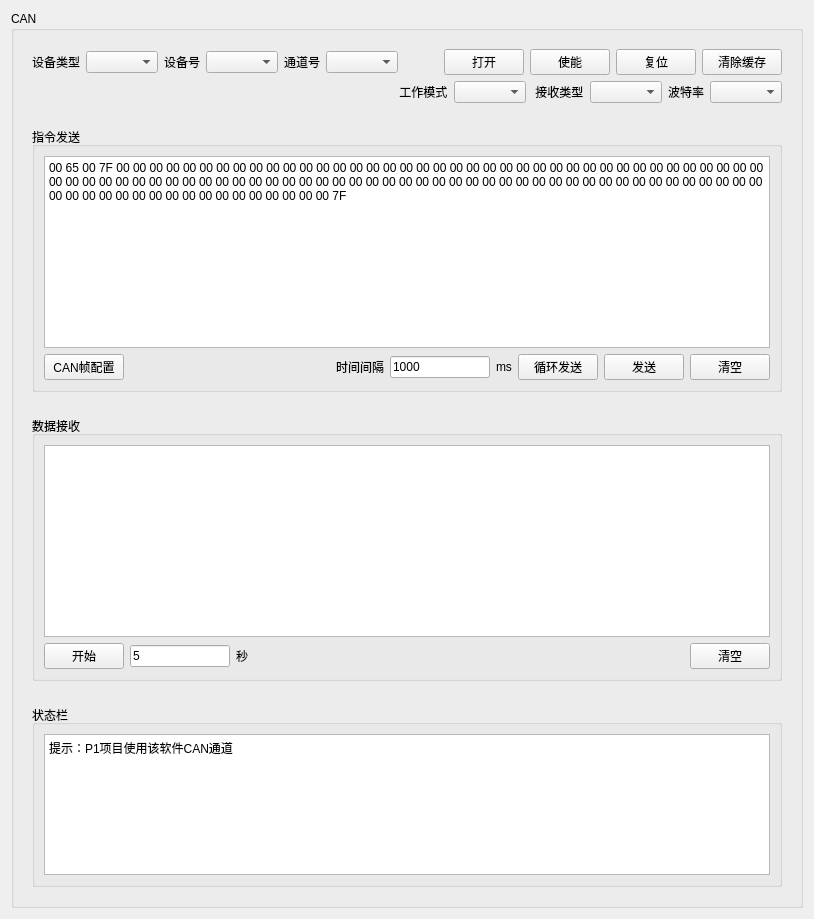
             <widget class="QWidget" name="tab_2">
              <attribute name="title">
               <string>CAN</string>
              </attribute>
              <layout class="QVBoxLayout" name="verticalLayout_48">
               <item>
                <widget class="QGroupBox" name="groupBox_32">
                 <property name="title">
                  <string>CAN</string>
                 </property>
                 <layout class="QVBoxLayout" name="verticalLayout_42">
                  <item>
                   <widget class="QWidget" name="widget_26" native="true">
                    <layout class="QVBoxLayout" name="verticalLayout_43">
                     <item>
                      <layout class="QHBoxLayout" name="horizontalLayout_47">
                       <item>
                        <widget class="QLabel" name="label_76">
                         <property name="text">
                          <string>设备类型</string>
                         </property>
                        </widget>
                       </item>
                       <item>
                        <widget class="QComboBox" name="comboBox_deviceType"/>
                       </item>
                       <item>
                        <widget class="QLabel" name="label_65">
                         <property name="text">
                          <string>设备号</string>
                         </property>
                        </widget>
                       </item>
                       <item>
                        <widget class="QComboBox" name="comboBox_deviceNo"/>
                       </item>
                       <item>
                        <widget class="QLabel" name="label_73">
                         <property name="text">
                          <string>通道号</string>
                         </property>
                        </widget>
                       </item>
                       <item>
                        <widget class="QComboBox" name="comboBox_deviceChannel"/>
                       </item>
                       <item>
                        <spacer name="horizontalSpacer_19">
                         <property name="orientation">
                          <enum>Qt::Horizontal</enum>
                         </property>
                         <property name="sizeHint" stdset="0">
                          <size>
                           <width>40</width>
                           <height>20</height>
                          </size>
                         </property>
                        </spacer>
                       </item>
                       <item>
                        <widget class="QPushButton" name="pushButton_openCAN">
                         <property name="text">
                          <string>打开</string>
                         </property>
                         <property name="checkable">
                          <bool>false</bool>
                         </property>
                        </widget>
                       </item>
                       <item>
                        <widget class="QPushButton" name="pushButton_startCAN">
                         <property name="text">
                          <string>使能</string>
                         </property>
                        </widget>
                       </item>
                       <item>
                        <widget class="QPushButton" name="pushButton_resetCAN">
                         <property name="text">
                          <string>复位</string>
                         </property>
                        </widget>
                       </item>
                       <item>
                        <widget class="QPushButton" name="pushButton_clearBufferCAN">
                         <property name="text">
                          <string>清除缓存</string>
                         </property>
                        </widget>
                       </item>
                      </layout>
                     </item>
                     <item>
                      <layout class="QHBoxLayout" name="horizontalLayout_48">
                       <item>
                        <spacer name="horizontalSpacer_20">
                         <property name="orientation">
                          <enum>Qt::Horizontal</enum>
                         </property>
                         <property name="sizeHint" stdset="0">
                          <size>
                           <width>40</width>
                           <height>20</height>
                          </size>
                         </property>
                        </spacer>
                       </item>
                       <item>
                        <widget class="QLabel" name="label_72">
                         <property name="text">
                          <string> 工作模式</string>
                         </property>
                        </widget>
                       </item>
                       <item>
                        <widget class="QComboBox" name="comboBox_workMode"/>
                       </item>
                       <item>
                        <widget class="QLabel" name="label_66">
                         <property name="text">
                          <string> 接收类型</string>
                         </property>
                        </widget>
                       </item>
                       <item>
                        <widget class="QComboBox" name="comboBox_recType"/>
                       </item>
                       <item>
                        <widget class="QLabel" name="label_67">
                         <property name="text">
                          <string>波特率</string>
                         </property>
                        </widget>
                       </item>
                       <item>
                        <widget class="QComboBox" name="comboBox_baudRate_can"/>
                       </item>
                      </layout>
                     </item>
                    </layout>
                   </widget>
                  </item>
                  <item>
                   <widget class="QWidget" name="widget_27" native="true">
                    <layout class="QVBoxLayout" name="verticalLayout_44">
                     <item>
                      <widget class="QGroupBox" name="groupBox_33">
                       <property name="title">
                        <string>指令发送</string>
                       </property>
                       <layout class="QVBoxLayout" name="verticalLayout_45">
                        <item>
                         <widget class="QPlainTextEdit" name="plainTextEdit_send_3">
                          <property name="plainText">
                           <string>00 65 00 7F 00 00 00 00 00 00 00 00 00 00 00 00 00 00 00 00 00 00 00 00 00 00 00 00 00 00 00 00 00 00 00 00 00 00 00 00 00 00 00 00 00 00 00 00 00 00 00 00 00 00 00 00 00 00 00 00 00 00 00 00 00 00 00 00 00 00 00 00 00 00 00 00 00 00 00 00 00 00 00 00 00 00 00 00 00 00 00 00 00 00 00 00 00 00 00 00 00 00 00 7F</string>
                          </property>
                         </widget>
                        </item>
                        <item>
                         <layout class="QHBoxLayout" name="horizontalLayout_34">
                          <item>
                           <widget class="QPushButton" name="pushButton_canFrameConfig">
                            <property name="text">
                             <string>CAN帧配置</string>
                            </property>
                           </widget>
                          </item>
                          <item>
                           <spacer name="horizontalSpacer_21">
                            <property name="orientation">
                             <enum>Qt::Horizontal</enum>
                            </property>
                            <property name="sizeHint" stdset="0">
                             <size>
                              <width>40</width>
                              <height>20</height>
                             </size>
                            </property>
                           </spacer>
                          </item>
                          <item>
                           <widget class="QLabel" name="label_78">
                            <property name="text">
                             <string>时间间隔</string>
                            </property>
                           </widget>
                          </item>
                          <item>
                           <widget class="QLineEdit" name="lineEdit_cycleTime">
                            <property name="maximumSize">
                             <size>
                              <width>100</width>
                              <height>16777215</height>
                             </size>
                            </property>
                            <property name="text">
                             <string>1000</string>
                            </property>
                           </widget>
                          </item>
                          <item>
                           <widget class="QLabel" name="label_79">
                            <property name="text">
                             <string>ms</string>
                            </property>
                           </widget>
                          </item>
                          <item>
                           <widget class="QPushButton" name="pushButton_reTransmit">
                            <property name="text">
                             <string>循环发送</string>
                            </property>
                           </widget>
                          </item>
                          <item>
                           <widget class="QPushButton" name="pushButton_send_3">
                            <property name="text">
                             <string> 发送 </string>
                            </property>
                           </widget>
                          </item>
                          <item>
                           <widget class="QPushButton" name="pushButton_clearSend_3">
                            <property name="text">
                             <string> 清空 </string>
                            </property>
                           </widget>
                          </item>
                         </layout>
                        </item>
                       </layout>
                      </widget>
                     </item>
                    </layout>
                   </widget>
                  </item>
                  <item>
                   <widget class="QWidget" name="widget_28" native="true">
                    <layout class="QVBoxLayout" name="verticalLayout_46">
                     <item>
                      <widget class="QGroupBox" name="groupBox_34">
                       <property name="title">
                        <string>数据接收</string>
                       </property>
                       <layout class="QVBoxLayout" name="verticalLayout_47">
                        <item>
                         <widget class="QPlainTextEdit" name="plainTextEdit_receive_3">
                          <property name="readOnly">
                           <bool>true</bool>
                          </property>
                         </widget>
                        </item>
                        <item>
                         <layout class="QHBoxLayout" name="horizontalLayout_50">
                          <item>
                           <widget class="QPushButton" name="pushButton_saveDataCAN">
                            <property name="text">
                             <string>开始</string>
                            </property>
                           </widget>
                          </item>
                          <item>
                           <widget class="QLineEdit" name="lineEdit_saveTimeCAN">
                            <property name="maximumSize">
                             <size>
                              <width>100</width>
                              <height>16777215</height>
                             </size>
                            </property>
                            <property name="text">
                             <string>5</string>
                            </property>
                           </widget>
                          </item>
                          <item>
                           <widget class="QLabel" name="label_77">
                            <property name="text">
                             <string>秒</string>
                            </property>
                           </widget>
                          </item>
                          <item>
                           <spacer name="horizontalSpacer_22">
                            <property name="orientation">
                             <enum>Qt::Horizontal</enum>
                            </property>
                            <property name="sizeHint" stdset="0">
                             <size>
                              <width>40</width>
                              <height>20</height>
                             </size>
                            </property>
                           </spacer>
                          </item>
                          <item>
                           <widget class="QPushButton" name="pushButton_clearReceive_3">
                            <property name="text">
                             <string> 清空 </string>
                            </property>
                           </widget>
                          </item>
                         </layout>
                        </item>
                       </layout>
                      </widget>
                     </item>
                    </layout>
                   </widget>
                  </item>
                  <item>
                   <widget class="QWidget" name="widget_29" native="true">
                    <property name="maximumSize">
                     <size>
                      <width>16777215</width>
                      <height>200</height>
                     </size>
                    </property>
                    <layout class="QHBoxLayout" name="horizontalLayout_51">
                     <item>
                      <widget class="QGroupBox" name="groupBox_35">
                       <property name="title">
                        <string>状态栏</string>
                       </property>
                       <layout class="QHBoxLayout" name="horizontalLayout_52">
                        <item>
                         <widget class="QPlainTextEdit" name="plainTextEdit_statusBar_3">
                          <property name="readOnly">
                           <bool>true</bool>
                          </property>
                          <property name="plainText">
                           <string>提示：P1项目使用该软件CAN通道</string>
                          </property>
                         </widget>
                        </item>
                       </layout>
                      </widget>
                     </item>
                    </layout>
                   </widget>
                  </item>
                 </layout>
                </widget>
               </item>
              </layout>
             </widget>
